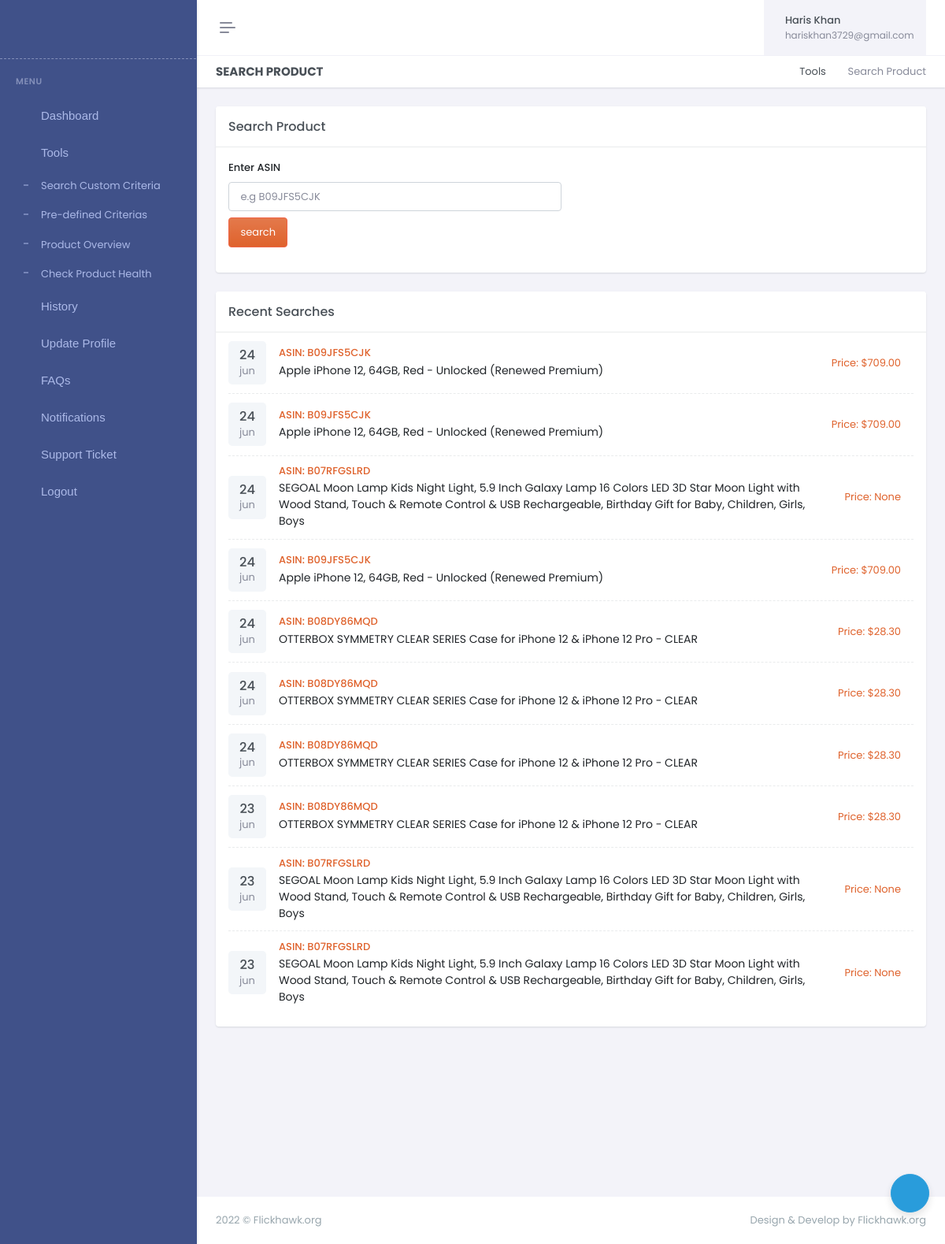
Screenshot of /searchproduct/ (signed in) with the database file from the repository.
### dashboard/models.py (models this page shows)
class History(models.Model):
	type_choices = (
		('asin_search','ASIN Search'),
		('recommendation','Recommendation'),
	)
	id = models.UUIDField(default=uuid.uuid4, unique=True, primary_key = True, editable=False)
	user = models.ForeignKey('auth.User',on_delete=models.CASCADE)
	history_type = models.CharField(max_length=500, choices=type_choices)
	detail = models.TextField(max_length=10000)
	url = models.CharField(max_length=5000, null=True, blank=True)
	created = models.DateTimeField(auto_now_add=True)

### dashboard/views.py (the view)
# urls.py: path('searchproduct/',views.searchproduct,name='searchproduct'),
@login_required(login_url="login")
def searchproduct(request):
    asin_history = History.objects.filter(Q(user=request.user) & Q(history_type="asin_search")).order_by('-created')[:10]
    context = {'asin_history':asin_history}
    return render(request,'dashboard/search_product.html',context)

### dashboard/views.py (called while the page is built)
@register.simple_tag
def str_to_json(value):
   return json.loads(value)

### dashboard/templates/dashboard/search_product.html (shortened to what this page needs)
{% extends 'dashboard/main.html' %}
{% load static %}
{% block body %}
<div class="main-content">
    <div class="page-content">
        <div class="container-fluid">
            <div class="row">
                <div class="col-12">
                    <div class="page-title-box d-sm-flex align-items-center justify-content-between">
                        <h4 class="mb-sm-0">Search Product</h4>
                        <div class="page-title-right">
                            <ol class="breadcrumb m-0">
                                <li class="breadcrumb-item"><a href="javascript: void(0);">Tools</a></li>
                                <li class="breadcrumb-item active">Search Product</li>
                            </ol>
                        </div>
                    </div>
                </div>
            </div>
            <div class="row">
                <div class="col-lg-12">
                    <div class="card">
                        <div class="card-header align-items-center d-flex">
                            <h4 class="card-title mb-0 flex-grow-1">Search Product</h4>
                        </div>
                        <div class="card-body">
                            <div class="live-preview">
                                <div class="row gy-4">
                                    <div class="col-xxl-3 col-md-6">
                                        <div>
                                            <label for="basiInput" class="form-label">Enter ASIN</label>
                                            <input type="text" class="form-control mb-1" id="asin" placeholder="e.g B09JFS5CJK">
                                            <button class="btn btn-danger mt-1 mb-3 bg-gradient" style="background: #DF622C;" onclick="asin_click()">search</button>
                                        </div>
                                    </div>
                                </div>
                            </div>
                        </div>
                    </div>
                </div>
            </div>
            <div class="row">
                <div class="col-md-12">
                    <div class="card">
                        <div class="card-header align-items-center d-flex">
                            <h4 class="card-title mb-0 flex-grow-1">Recent Searches</h4>
                        </div>
                        <div class="card-body pt-0">
                            <ul class="list-group list-group-flush border-dashed">
                                {% for history in asin_history %}
                                {% str_to_json history.detail as detail %}
                                <li class="list-group-item ps-0" onclick="window.location.href='{{history.url}}'" style="cursor:pointer;">
                                    <div class="row align-items-center g-3">
                                        <div class="col-auto">
                                            <div class="avatar-sm p-1 py-2 h-auto bg-light rounded-3">
                                                <div class="text-center">
                                                   <h5 class="mb-0">{{history.created.day}}</h5>
                                                   <div class="text-muted">{{history.created|date:'b' }}</div>
                                               </div>
                                           </div>
                                       </div>
                                       <div class="col">
                                        <h5 class="text-muted mt-0 mb-1 fs-13" style="color:#DF622C !important">ASIN: {{ detail.ASIN }}</h5>
                                        <a class="text-reset fs-14 mb-0">
                                        {{ detail.Title }}</a>
                                    </div>
                                    <div class="col-sm-auto">
                                        <div class="avatar-group" style="color:#DF622C">
                                            Price:
                                           {{ detail.Price }}
                                        </div>
                                    </div>
                                </div>
                            </li>
                            {% empty %}
                            <h5 class="mt-4">You didn't search anything yet</h5>
                            {% endfor %}
                        </ul>
                    </div>
                </div>
            </div>
        </div>
    </div>
</div>
</div>
{% endblock %}

### templates/dashboard/main.html
{% include "dashboard/header.html" %}
{% include "dashboard/menu.html" %}
{% block body %}
{% endblock %}
{% include "dashboard/footer.html" %}

### templates/dashboard/header.html (shortened to what this page needs)
<!doctype html>
{% load static %}
<html lang="en" data-layout="vertical" data-topbar="light" data-sidebar="dark" data-sidebar-size="lg">
<head>
<link href="{% static '/dashboard-assets/libs/jsvectormap/css/jsvectormap.min.css' %}" rel="stylesheet" type="text/css" />
<link href="{% static '/dashboard-assets/libs/swiper/swiper-bundle.min.css' %}" rel="stylesheet" type="text/css" />
<link href="{% static '/dashboard-assets/css/bootstrap.min.css' %}" rel="stylesheet" type="text/css" />
<link href="{% static '/dashboard-assets/css/icons.min.css' %}" rel="stylesheet" type="text/css" />
<link href="{% static '/dashboard-assets/css/app.min.css' %}" rel="stylesheet" type="text/css" />
<link href="{% static  '/dashboard-assets/css/custom.min.css' %}" rel="stylesheet" type="text/css" />
</head>
<body>
<div id="layout-wrapper">
<header id="page-topbar">
<div class="layout-width">
<div class="navbar-header">
    <div class="d-flex">
        <button type="button"
            class="btn btn-sm px-3 fs-16 header-item vertical-menu-btn topnav-hamburger"
            id="topnav-hamburger-icon">
            <span class="hamburger-icon">
                <span></span>
                <span></span>
                <span></span>
            </span>
        </button>
    </div>
    <div class="d-flex align-items-center">
        <div class="ms-1 header-item d-none d-sm-flex">
            <button type="button" class="btn btn-icon btn-topbar btn-ghost-secondary rounded-circle"
                data-toggle="fullscreen">
                <i class='bx bx-fullscreen fs-22'></i>
            </button>
        </div>
        <div class="ms-1 header-item d-none d-sm-flex">
            <button type="button"
                class="btn btn-icon btn-topbar btn-ghost-secondary rounded-circle light-dark-mode">
                <i class='bx bx-moon fs-22'></i>
            </button>
        </div>
        <div class="dropdown topbar-head-dropdown ms-1 header-item">
            <button type="button" class="btn btn-icon btn-topbar btn-ghost-secondary rounded-circle"
                id="page-header-notifications-dropdown" data-bs-toggle="dropdown" aria-haspopup="true"
                aria-expanded="false">
                <i class='bx bx-bell fs-22'></i>
            </button>
        </div>
        <div class="dropdown ms-sm-3 header-item topbar-user">
            <button type="button" class="btn" id="page-header-user-dropdown" data-bs-toggle="dropdown"
                aria-haspopup="true" aria-expanded="false">
                <span class="d-flex align-items-center">
                    <span class="text-start ms-xl-2">
                        <span class="d-none d-xl-inline-block ms-1 fw-medium user-name-text">{{request.user.first_name}}</span>
                        <span
                            class="d-none d-xl-block ms-1 fs-12 text-muted user-name-sub-text">{{request.user.email}}</span>
                    </span>
                </span>
            </button>
        </div>
    </div>
</div>
</div>
</header>

### templates/dashboard/menu.html (shortened to what this page needs)
{% load static %}
<div class="app-menu navbar-menu">
    <div class="navbar-brand-box mb-2 pb-1" style="padding-left: 0px; border-bottom: 1px dashed #838FB9;">
    </div>
    <div id="scrollbar">
        <div class="container-fluid">
            <ul class="navbar-nav" id="navbar-nav">
                <li class="menu-title"><span data-key="t-menu">Menu</span></li>
                <li class="nav-item">
                <a class="nav-link" href="{% url 'dashboard' %}" >
                        <i class="ri-dashboard-2-line"></i> <span data-key="t-dashboards">Dashboard</span>
                    </a>
                </li>
                <li class="nav-item">
                    <a class="nav-link menu-link" href="#sidebarLayouts" data-bs-toggle="collapse" role="button"
                        aria-expanded="false" aria-controls="sidebarLayouts">
                        <i class="ri-layout-3-line"></i> <span data-key="t-tools">Tools</span>
                    </a>
                    <div class="collapse menu-dropdown show" id="sidebarLayouts">
                        <ul class="nav nav-sm flex-column">
                            <li class="nav-item">
                                <a href="{% url 'query_products' %}"  class="nav-link"
                                    data-key="t-horizontal">Search Custom Criteria</a>
                            </li>
                            <li class="nav-item">
                                <a href="/products?pre-defined=true"  class="nav-link"
                                    data-key="t-horizontal">Pre-defined Criterias</a>
                            </li>
                            <li class="nav-item">
                                <a href="{% url 'searchproduct' %}"  class="nav-link"
                                    data-key="t-detached">Product Overview</a>
                            </li>
                            <li class="nav-item">
                                <a href="{% url 'paypal' %}"  class="nav-link"
                                    data-key="t-two-column">Check Product Health</a>
                            </li>
                        </ul>
                    </div>
                </li>
                <li class="nav-item">
                    <a class="nav-link menu-link" href="{% url 'recent_activities' %}">
                        <i class="ri-honour-line"></i> <span data-key="t-widgets">History</span>
                    </a>
                </li>
                <li class="nav-item">
                    <a class="nav-link menu-link" href="{% url 'profile_edit' %}">
                        <i class="ri-user-line"></i> <span data-key="t-widgets">Update Profile</span>
                    </a>
                </li>
                <li class="nav-item">
                    <a class="nav-link menu-link" href="{% url 'faqs' %}">
                        <i class="ri-question-line"></i> <span data-key="t-widgets">FAQs</span>
                    </a>
                </li>
                <li class="nav-item">
                    <a class="nav-link menu-link" href="{% url 'notifications' %}">
                        <i class="bx bx-bell"></i> <span data-key="t-widgets">Notifications </span>
                    </a>
                </li>
                <li class="nav-item">
                    <a class="nav-link menu-link" href="{% url 'support_tickets' %}">
                        <i class="ri-chat-1-line"></i> <span data-key="t-widgets">Support Ticket</span>
                    </a>
                </li>
                <li class="nav-item">
                    <a class="nav-link menu-link" href="{% url 'logout' %}">
                        <i class="mdi mdi-logout"></i>  <span data-key="t-widgets">Logout</span>
                    </a>
                </li>
                        </ul>
                    </div>
        </div>
    </div>
</div>

### templates/dashboard/footer.html (shortened to what this page needs)
{% load static %}
<footer class="footer">
    <div class="container-fluid">
        <div class="row">
            <div class="col-sm-6">
                <script>document.write(new Date().getFullYear())</script> © Flickhawk.org
            </div>
            <div class="col-sm-6">
                <div class="text-sm-end d-none d-sm-block">
                    Design & Develop by Flickhawk.org
                </div>
            </div>
        </div>
    </div>
</footer>
<div class="customizer-setting d-none d-md-block">
<div class="btn-info btn-rounded shadow-lg btn btn-icon btn-lg p-2" data-bs-toggle="offcanvas"
    data-bs-target="#theme-settings-offcanvas" aria-controls="theme-settings-offcanvas">
    <i class='mdi mdi-spin mdi-cog-outline fs-22'></i>
</div>
</div>
</body>
</html>

### rows the page displays
History: created.day "24", created "jun", ASIN "B09JFS5CJK", Title "Apple iPhone 12, 64GB, Red - Unlocked (Renewed Premium)", Price "$709.00"
History: created.day "24", created "jun", ASIN "B09JFS5CJK", Title "Apple iPhone 12, 64GB, Red - Unlocked (Renewed Premium)", Price "$709.00"
History: created.day "24", created "jun", ASIN "B07RFGSLRD", Title "SEGOAL Moon Lamp Kids Night Light, 5.9 Inch Galaxy Lamp 16 Colors LED 3D Star Moon Light with Wood Stand, Touch & Remote Control & USB Rechargeable, Birthday Gift for Baby, Children, Girls, Boys", Price "None"
History: created.day "24", created "jun", ASIN "B09JFS5CJK", Title "Apple iPhone 12, 64GB, Red - Unlocked (Renewed Premium)", Price "$709.00"
History: created.day "24", created "jun", ASIN "B08DY86MQD", Title "OTTERBOX SYMMETRY CLEAR SERIES Case for iPhone 12 & iPhone 12 Pro - CLEAR", Price "$28.30"
History: created.day "24", created "jun", ASIN "B08DY86MQD", Title "OTTERBOX SYMMETRY CLEAR SERIES Case for iPhone 12 & iPhone 12 Pro - CLEAR", Price "$28.30"
History: created.day "24", created "jun", ASIN "B08DY86MQD", Title "OTTERBOX SYMMETRY CLEAR SERIES Case for iPhone 12 & iPhone 12 Pro - CLEAR", Price "$28.30"
History: created.day "23", created "jun", ASIN "B08DY86MQD", Title "OTTERBOX SYMMETRY CLEAR SERIES Case for iPhone 12 & iPhone 12 Pro - CLEAR", Price "$28.30"
History: created.day "23", created "jun", ASIN "B07RFGSLRD", Title "SEGOAL Moon Lamp Kids Night Light, 5.9 Inch Galaxy Lamp 16 Colors LED 3D Star Moon Light with Wood Stand, Touch & Remote Control & USB Rechargeable, Birthday Gift for Baby, Children, Girls, Boys", Price "None"
History: created.day "23", created "jun", ASIN "B07RFGSLRD", Title "SEGOAL Moon Lamp Kids Night Light, 5.9 Inch Galaxy Lamp 16 Colors LED 3D Star Moon Light with Wood Stand, Touch & Remote Control & USB Rechargeable, Birthday Gift for Baby, Children, Girls, Boys", Price "None"

### other values shown
{{ request.user.first_name }} "Haris Khan"
{{ request.user.email }} "hariskhan3729@gmail.com"
